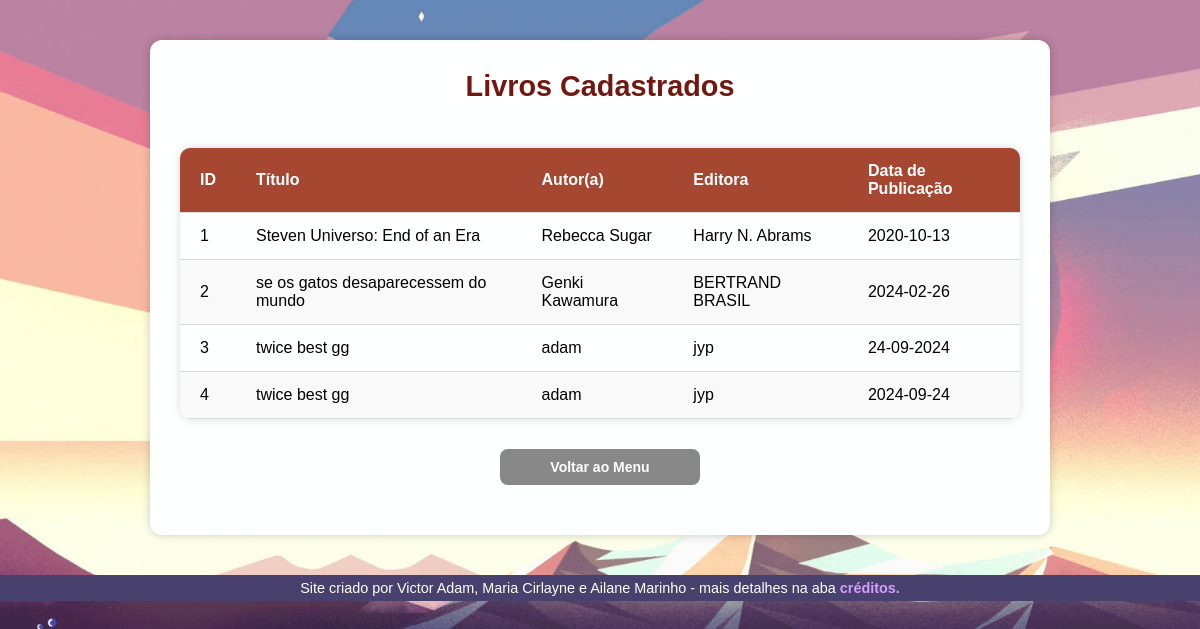
The page /livros on the database its author committed.
### tables this page shows
CREATE TABLE livros(
        id INTEGER PRIMARY KEY AUTOINCREMENT,
        titulo TEXT NOT NULL,
        autor TEXT NOT NULL,
        editora TEXT NOT NULL,
        ano DATE);

### projeto-002 biblioteca (html)/app.py (the view)
@app.route('/livros')
def exibir_livros():
    livros = exibir_livros_bd()
    return render_template('livros.html', livros=livros)

### projeto-002 biblioteca (html)/view.py (called while the page is built)
def connect():
    return sqlite3.connect('bdados.db')

def exibir_livros_bd():
    conn = connect()
    cursor = conn.cursor()
    livros = cursor.execute('SELECT * FROM livros').fetchall()
    conn.close()
    return livros

### projeto-002 biblioteca (html)/templates/livros.html (shortened to what this page needs)
<!DOCTYPE html>
<html lang="pt-BR">
<head>
    <link rel="stylesheet" href="{{ url_for('static', filename='css/style.css') }}">
</head>
<body>
    <div class="container_tabela">
        <h1>Livros Cadastrados</h1>
        <table class="tabela">
            <thead>
                <tr>
                    <th>ID</th>
                    <th>Título</th>
                    <th>Autor(a)</th>
                    <th>Editora</th>
                    <th>Data de Publicação</th>
                </tr>
            </thead>
            <tbody>
                {% for livro in livros %}
                <tr>
                    <td>{{ livro[0] }}</td>
                    <td>{{ livro[1] }}</td>
                    <td>{{ livro[2] }}</td>
                    <td>{{ livro[3] }}</td>
                    <td>{{ livro[4] }}</td>
                </tr>
                {% endfor %}
            </tbody>
        </table>
        <a href="{{ url_for('index') }}" class="btn-voltar">Voltar ao Menu</a>
    </div>
    <footer>
        Site criado por Victor Adam, Maria Cirlayne e Ailane Marinho - mais detalhes na aba
        <a href="#">créditos.</a>
    </footer>
</body>
</html>

### projeto-002 biblioteca (html)/static/css/style.css (style rules this page uses)
:root { --cor0: #feffff; --cor1: #FDF3CC; --cor2: #F2B366; --cor3: #A64732; --cor4: #731810; --cor5: #49416D; --fonte-padrao: Arial, Verdana, Helvetica, sans-serif; }
* { margin: 0px; padding: 0px; box-sizing: border-box; }
body { background-image: url(wallpaper2.jpg); background-size: cover; background-position: center; background-repeat: no-repeat; background-attachment: fixed; font-family: var(--fonte-padrao); margin: 0; height: 100vh; }
main h1, div h1 { color: var(--cor4); font-family: Arial, Helvetica, sans-serif; font-size: 1.8em; font-weight: bolder; padding-bottom: 15px; text-align: center; }
.btn-voltar { background-color: #888; color: white; padding: 10px; border-radius: 8px; text-decoration: none; font-size: 14px; width: 200px; margin: 20px auto; display: block; text-align: center; font-weight: bold; }
footer { background-color: var(--cor5); color: white; text-align: center; font-size: 0.9em; padding: 5px; }
footer a { color: #d49fff; font-weight: bolder; text-decoration: none; }
.container_tabela { max-width: 900px; margin: 40px auto; padding: 30px; background-color: var(--cor0); box-shadow: 0px 0px 10px rgba(0,0,0,0.2); border-radius: 12px; }
.tabela { width: 100%; max-width: 1000px; border-collapse: collapse; margin: 30px auto; font-size: 1rem; border-radius: 10px; overflow: hidden; box-shadow: 0 0 10px rgba(0, 0, 0, 0.15); background-color: var(--cor0); }
.tabela thead { background-color: var(--cor3); color: var(--cor0); font-weight: bold; }
.tabela th, .tabela td { padding: 14px 20px; text-align: left; border-bottom: 1px solid #ddd; }
.tabela tbody tr:nth-child(even) { background-color: #f9f9f9; }

### rows shown on the page
livros: id "1", titulo "Steven Universo: End of an Era", autor "Rebecca Sugar", editora "Harry N. Abrams", ano "2020-10-13"
livros: id "2", titulo "se os gatos desaparecessem do mundo", autor "Genki Kawamura", editora "BERTRAND BRASIL", ano "2024-02-26"
livros: id "3", titulo "twice best gg", autor "adam", editora "jyp", ano "24-09-2024"
livros: id "4", titulo "twice best gg", autor "adam", editora "jyp", ano "2024-09-24"
